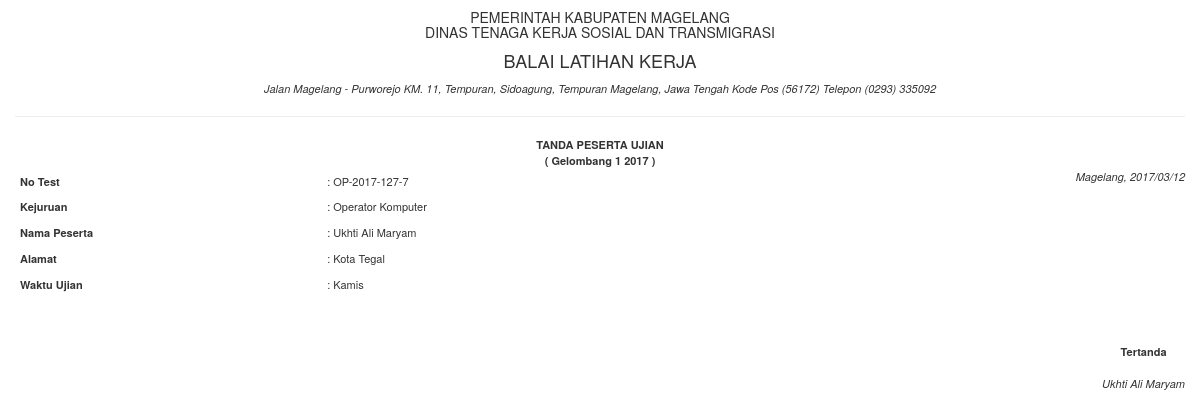
/user/contents.php?id=7, run on the app's committed database.
### tables this page shows
CREATE TABLE IF NOT EXISTS `gelombang` (
  `idGelombang` int(11) NOT NULL AUTO_INCREMENT,
  `idKejuruan` int(11) NOT NULL,
  `nama` varchar(255) NOT NULL,
  `kuota` int(11) DEFAULT '0',
  `syarat` text,
  `gelombangDibuka` date DEFAULT NULL,
  `keterangan` enum('Tutup','Buka') NOT NULL,
  PRIMARY KEY (`idGelombang`),
  KEY `idKejuruan` (`idKejuruan`)
);

CREATE TABLE IF NOT EXISTS `peserta` (
  `id_peserta` int(11) NOT NULL AUTO_INCREMENT,
  `nama` varchar(100) NOT NULL,
  `id_kejuruan` int(11) NOT NULL,
  `nik` varchar(100) NOT NULL,
  `ttl` text NOT NULL,
  `jk` enum('pria','wanita') NOT NULL,
  `id_agama` int(11) NOT NULL,
  `skawin` enum('Menikah','Belum') NOT NULL,
  `id_pendidikan` int(11) NOT NULL,
  `alamat` varchar(50) NOT NULL,
  `telp` varchar(25) NOT NULL,
  `p_kursus` text,
  `p_kerja` text,
  `nama_ortu` varchar(50) NOT NULL,
  `pk_ortu` varchar(30) NOT NULL,
  `alamat_ortu` varchar(100) NOT NULL,
  `ijazah` varchar(450) NOT NULL,
  `ktp` varchar(450) NOT NULL,
  `tanggalDaftar` date NOT NULL,
  `status_peserta` enum('0','1') NOT NULL,
  PRIMARY KEY (`id_peserta`),
  KEY `id_kejuruan` (`id_kejuruan`),
  KEY `id_agama` (`id_agama`),
  KEY `id_pendidikan` (`id_pendidikan`)
);

CREATE TABLE IF NOT EXISTS `kejuruan` (
  `id_kejuruan` int(4) NOT NULL AUTO_INCREMENT,
  `nama_kejuruan` varchar(50) NOT NULL,
  `maxKuota` int(11) NOT NULL DEFAULT '20',
  PRIMARY KEY (`id_kejuruan`)
);

### user/config/function.php (called while the page is built, shortened)
<?php
function getPeserta($id){
	$query = "SELECT * FROM peserta WHERE id_peserta='$id'";
	$sql = mysql_query($query);
	$result = mysql_fetch_assoc($sql);
	return $result;
}
function namaKejuruan($id_kejuruan){
	$sql = "SELECT nama_kejuruan FROM kejuruan WHERE id_kejuruan='$id_kejuruan'";
	$query = mysql_query($sql);
	$result = mysql_fetch_assoc($query);
	return $result['nama_kejuruan'];
}
function __generatorID($id_kejuruan){
      $sql = "SELECT CONCAT(LEFT(kejuruan.nama_kejuruan, 2),'-',DATE_FORMAT(peserta.tanggalDaftar, '%Y-%d'),peserta.id_peserta) AS ID_DAFTAR FROM kejuruan INNER JOIN peserta ON kejuruan.id_kejuruan = peserta.id_kejuruan WHERE kejuruan.id_kejuruan='$id_kejuruan'";
      $query = mysql_query($sql);
      $result = mysql_fetch_assoc($query);
      return strtoupper($result['ID_DAFTAR']);
}
function getGelombang($id_kejuruan){
	$query = "SELECT * FROM gelombang WHERE idKejuruan='$id_kejuruan'";
	$sql = mysql_query($query);
	$result = mysql_fetch_assoc($sql);
	return $result;
}
?>

### user/contents.php (the view, shortened to what this page needs)
<?php
require './config/function.php';
$peserta = getPeserta($_GET['id']);
$data = getGelombang($peserta['id_kejuruan']);
$day = date('D', strtotime($data['gelombangDibuka']));
$dayList = array(
    'Sun' => 'Minggu',
    'Mon' => 'Senin',
    'Tue' => 'Selasa',
    'Wed' => 'Rabu',
    'Thu' => 'Kamis',
    'Fri' => 'Jumat',
    'Sat' => 'Sabtu'
);
?>
<!DOCTYPE html>
<html>
<head>
	<link rel="stylesheet" href="node_modules/bootstrap/dist/css/bootstrap.min.css">
</head>
<body>
	<div class="container-fluid">
		<h5 class="text-center">
			PEMERINTAH KABUPATEN MAGELANG <br> DINAS TENAGA KERJA SOSIAL DAN TRANSMIGRASI
		</h5>
		<h4 class="text-center">BALAI LATIHAN KERJA</h4>
		<address style="font-size:11px;" class="text-center">
			<i>Jalan Magelang - Purworejo KM. 11, Tempuran, Sidoagung, Tempuran Magelang, Jawa Tengah Kode Pos (56172) Telepon (0293) 335092</i>
		</address>
		<hr>
		<div class="text-center">
			<b>TANDA PESERTA UJIAN</b><br>
			<b>( <?= $data['nama'] ?> )</b>
		</div>
		<div class="text-justify" style="font-size:11px;">
			<span class="pull-right"><i>Magelang, <?= str_replace('-','/',$peserta['tanggalDaftar']) ?></i></span>
		    <table class="table-condensed" style="width:75%;">
		    	<tr>
		    		<th style="width:35%;">No Test</th>
		    		<td style="width:65%;">: <?= __generatorID($peserta['id_kejuruan']).'-'.$peserta['id_peserta'] ?></td>
		    	</tr>
		    	<tr>
					<th style="width:35%;">Kejuruan</th>
					<td style="width:65%;">: <?= namaKejuruan($peserta['id_kejuruan']); ?></td>
				</tr>
				<tr>
					<th style="width:35%;">Nama Peserta</th>
					<td style="width:65%;">: <?= $peserta['nama'] ?></td>
				</tr>
				<tr>
		    		<th style="width:35%;">Alamat</th>
					<td style="width:65%;">: <?= $peserta['alamat'] ?></td>
		    	</tr>
		    	<tr>
		    		<th style="width:35%;">Waktu Ujian</th>
					<td style="width:65%;">: <?= $dayList[$day]; ?></td>
		    	</tr>
		    </table>
		    <br>
		    <br><br>
		    <span class="pull-right text-center">
		    <b>Tertanda</b>
		    <br><br>
		    <i><?= $peserta['nama'] ?></i>
		    </span>
		</div>
	</div>
</body>
</html>

### user/contents.php (style rules this page uses)
body { font-size: 11px; }

### data on the page
gelombang: nama "Gelombang 1 2017", gelombangDibuka "Kamis"
peserta: tanggalDaftar "2017/03/12", id_peserta "7", id_kejuruan.nama_kejuruan "Operator Komputer", nama "Ukhti Ali Maryam", alamat "Kota Tegal"

### other printed values
__generatorID($peserta['id_kejuruan']) "OP-2017-127"
